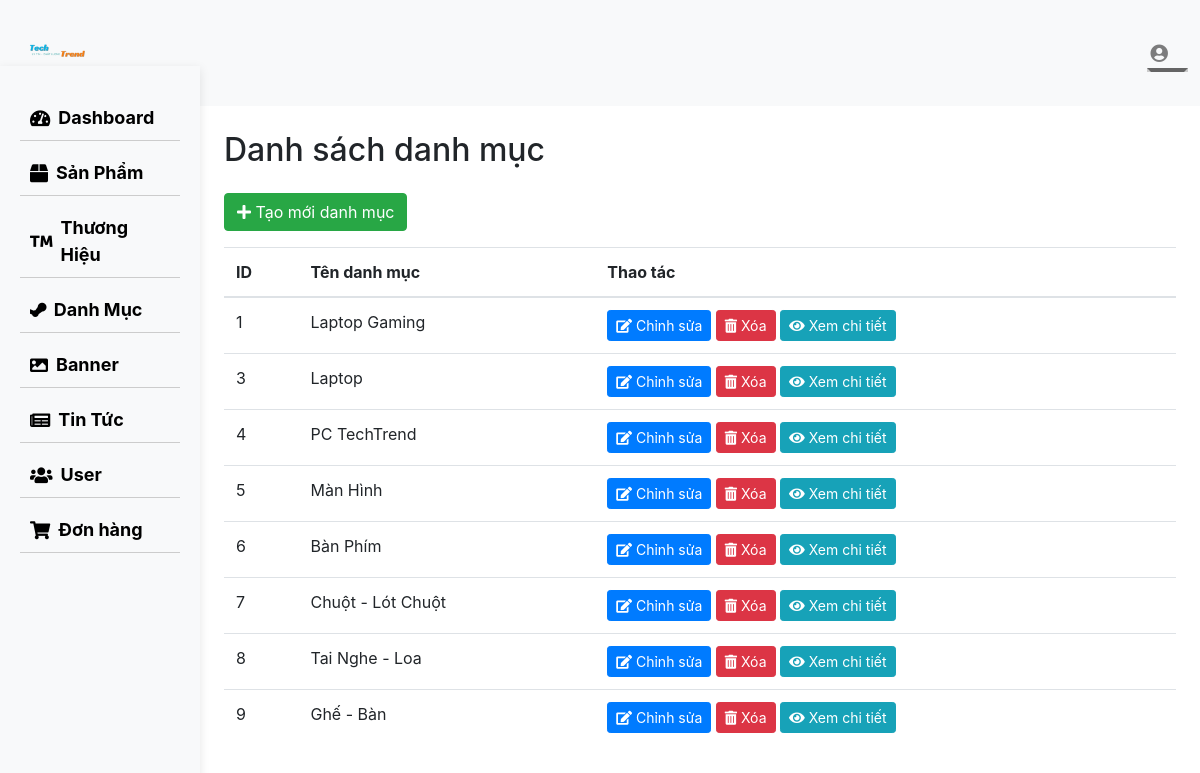
Screenshot of /techtrend/admin/danhmuc/index.php with the database file from the repository.
### tables this page shows
CREATE TABLE `categories` (
  `category_id` int(11) NOT NULL,
  `category_name` varchar(255) NOT NULL,
  `category_content` text DEFAULT NULL
);

### techtrend/admin/danhmuc/index.php (the view, shortened to what this page needs)
<?php
include_once '../dbconnect.php';
$query = "SELECT category_id, category_name, category_content FROM categories";
$result = mysqli_query($conn, $query);
?>
<!DOCTYPE html>
<html lang="en">
<head>
    <link rel="stylesheet" href="https://maxcdn.bootstrapcdn.com/bootstrap/4.0.0/css/bootstrap.min.css">
    <link rel="stylesheet" href="https://cdnjs.cloudflare.com/ajax/libs/font-awesome/5.15.2/css/all.min.css">
    <link rel="stylesheet" href="../assets/css/style.css">
</head>
<body>
    <?php
    include_once '../header.php';
    ?>
    <?php
    include_once '../sidebar.php';
    ?>
    <div class="container-fluid">
        <div class="row">
            <main role="main" class="col-md-9 ml-sm-auto col-lg-10 px-4">
                <h2 class="my-4">Danh sách danh mục</h2>
                <div class="mb-3">
                    <a href="create.php" class="btn btn-success"><i class="fas fa-plus"></i> Tạo mới danh mục</a>
                </div>
                <table class="table">
                    <thead>
                        <tr>
                            <th>ID</th>
                            <th>Tên danh mục</th>
                            <th>Thao tác</th>
                        </tr>
                    </thead>
                    <tbody>
                        <?php
                        while ($row = mysqli_fetch_assoc($result)) {
                            echo "<tr>";
                            echo "<td>{$row['category_id']}</td>";
                            echo "<td>{$row['category_name']}</td>";
                            echo "<td>
                                    <a href='edit.php?category_id={$row['category_id']}' class='btn btn-primary btn-sm'><i class='fas fa-edit'></i> Chỉnh sửa</a>
                                    <a href='delete.php?category_id={$row['category_id']}' class='btn btn-danger btn-sm' onclick=\"return confirm('Bạn có chắc chắn muốn xóa danh mục này không?')\"><i class='fas fa-trash-alt'></i> Xóa</a>
                                    <a href='#' class='btn btn-info btn-sm' data-toggle='modal' data-target='#categoryDetailModal{$row['category_id']}'><i class='fas fa-eye'></i> Xem chi tiết</a>
                                </td>";
                            echo "</tr>";
                        }
                        ?>
                    </tbody>
                </table>
            </main>
        </div>
    </div>
</body>
</html>

### techtrend/admin/assets/css/style.css (style rules this page uses)
.btn-info { color: #fff; background-color: #17a2b8; border-color: #17a2b8; }

### rows the page displays
categories: category_id "1", category_name "Laptop Gaming"
categories: category_id "3", category_name "Laptop"
categories: category_id "4", category_name "PC TechTrend"
categories: category_id "5", category_name "Màn Hình"
categories: category_id "6", category_name "Bàn Phím"
categories: category_id "7", category_name "Chuột - Lót Chuột"
categories: category_id "8", category_name "Tai Nghe - Loa"
categories: category_id "9", category_name "Ghế - Bàn"
